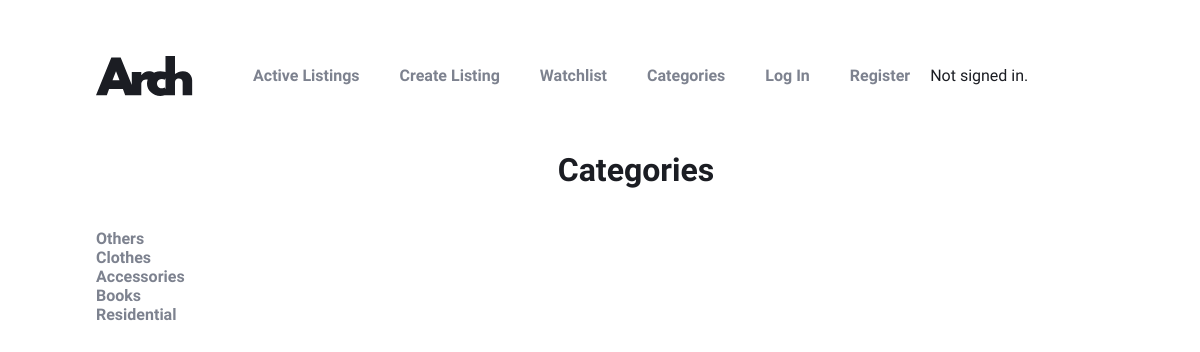
The page /categories on the database its author committed.
### auctions/models.py (models this page shows, shortened)
class AuctionCategories(models.Model):
    category = models.CharField(max_length=64)

### auctions/views.py (the view)
# urls.py: path("categories", views.categories, name="categories"),
def categories(request):
    return render(request, "auctions/categories.html", {
        "categories": AuctionCategories.objects.all
    })

### auctions/templates/auctions/categories.html
{% extends "auctions/layout.html" %}
{% block body %}
    <h2>Categories</h2>
    {% for category in categories %}
    <div>
        <a href="{% url 'category' category.category|lower %}"><h3> {{ category.category }} </h3></a>
    </div>
    {% endfor %}
{% endblock %}

### auctions/static/auctions/styles.css (style rules this page uses)
:root { --dark-blue: #1B1D23; --dark-grey: #60636D; --medium-grey: #7D828F; --light-gray: #C8CCD8; --lighter-gray: #EEEFF4; --red: #DF5656; --font-primary: "Spartan", sans-serif; --font-weight-light: 300; --font-weight-medium: 500; --font-weight-strong: 700; --font-size-h1: 6rem; --font-size-h2: 3rem; --font-size-h3: 1rem; --font-size-h4: 1.35rem; --font-size-text: 1.15rem; }
body, h1, h2, h3, h4, h5, h6 { margin: 0; }
body { background-color: #ffffff; color: var(--dark-blue); font-family: var(--font-primary); font-weight: var(--font-weight-medium); }
h1, h2, h3 { font-weight: var(--font-weight-strong); }
h2 { font-size: var(--font-size-h2); font-size: clamp(2rem, 2vw, var(--font-size-h2)); text-align: center; padding-bottom: 40px; }
h3 { font-size: var(--font-size-h3); font-size: clamp(0.5rem, 2vw, var(--font-size-h3)); }
a { color: var(--medium-grey); font-weight: var(--font-weight-strong); text-decoration: none; }
body { margin: 0 8vw; width: 90vw; }

### rows shown on the page
AuctionCategories: category "Others"
AuctionCategories: category "Clothes"
AuctionCategories: category "Accessories"
AuctionCategories: category "Books"
AuctionCategories: category "Residential"
